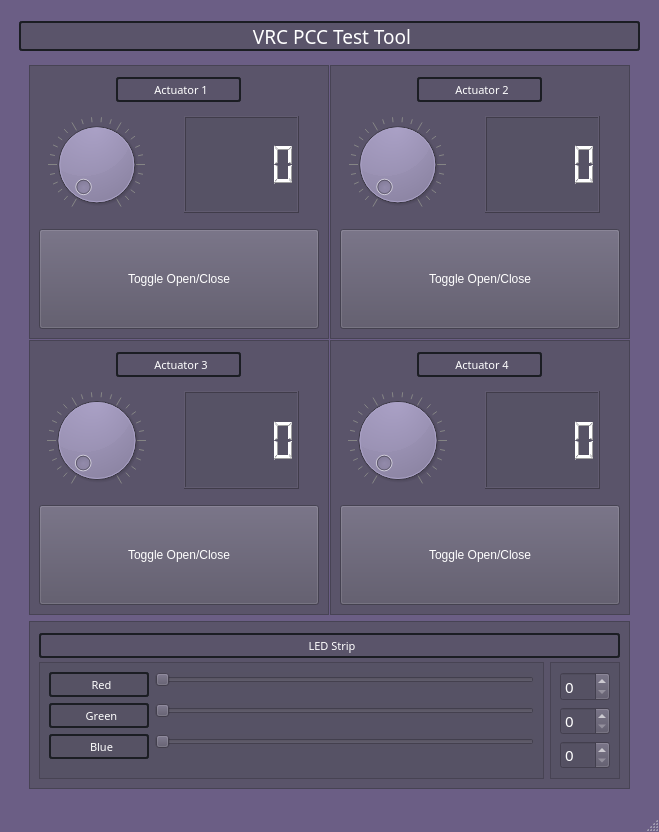
<?xml version="1.0" encoding="UTF-8"?>
<ui version="4.0">
 <class>VRC_PCC</class>
 <widget class="QMainWindow" name="VRC_PCC">
  <property name="geometry">
   <rect>
    <x>0</x>
    <y>0</y>
    <width>659</width>
    <height>832</height>
   </rect>
  </property>
  <property name="sizePolicy">
   <sizepolicy hsizetype="Expanding" vsizetype="Preferred">
    <horstretch>0</horstretch>
    <verstretch>0</verstretch>
   </sizepolicy>
  </property>
  <property name="minimumSize">
   <size>
    <width>600</width>
    <height>760</height>
   </size>
  </property>
  <property name="font">
   <font>
    <family>Arial Black</family>
   </font>
  </property>
  <property name="cursor">
   <cursorShape>ArrowCursor</cursorShape>
  </property>
  <property name="windowTitle">
   <string>VRC Peripheral Control Computer</string>
  </property>
  <property name="autoFillBackground">
   <bool>false</bool>
  </property>
  <property name="styleSheet">
   <string notr="true">QMainWindow {
background: transparent; 
	background-color: rgba(20, 0, 62, 100);
}
QToolTip {
	color: #ffffff;
	background-color: rgba(27, 29, 35, 160);
	border: 1px solid rgb(40, 40, 40);
	border-radius: 2px;
}
</string>
  </property>
  <widget class="QWidget" name="centralwidget">
   <property name="minimumSize">
    <size>
     <width>0</width>
     <height>650</height>
    </size>
   </property>
   <property name="font">
    <font>
     <family>Arial Black</family>
     <pointsize>8</pointsize>
     <weight>75</weight>
     <italic>false</italic>
     <bold>true</bold>
    </font>
   </property>
   <property name="styleSheet">
    <string notr="true">background: transparent;
</string>
   </property>
   <layout class="QHBoxLayout" name="horizontalLayout_6">
    <item>
     <widget class="QFrame" name="frame_6">
      <property name="minimumSize">
       <size>
        <width>400</width>
        <height>800</height>
       </size>
      </property>
      <property name="font">
       <font>
        <family>Arial Black</family>
        <pointsize>15</pointsize>
        <weight>50</weight>
        <italic>false</italic>
        <bold>false</bold>
       </font>
      </property>
      <property name="styleSheet">
       <string notr="true">background-color: rgb(99, 99, 99);
QLabel {
	border-radius: 3px;
	border: 2px solid rgb(27, 29, 35);
	padding-left: 5px;
};

</string>
      </property>
      <property name="frameShape">
       <enum>QFrame::StyledPanel</enum>
      </property>
      <property name="frameShadow">
       <enum>QFrame::Raised</enum>
      </property>
      <layout class="QGridLayout" name="gridLayout">
       <item row="1" column="0">
        <widget class="QFrame" name="frame_10">
         <property name="minimumSize">
          <size>
           <width>300</width>
           <height>170</height>
          </size>
         </property>
         <property name="frameShape">
          <enum>QFrame::StyledPanel</enum>
         </property>
         <property name="frameShadow">
          <enum>QFrame::Raised</enum>
         </property>
         <layout class="QVBoxLayout" name="verticalLayout">
          <item>
           <layout class="QGridLayout" name="gridLayout_2">
            <property name="spacing">
             <number>1</number>
            </property>
            <item row="0" column="1">
             <widget class="QFrame" name="frame_16">
              <property name="minimumSize">
               <size>
                <width>200</width>
                <height>150</height>
               </size>
              </property>
              <property name="maximumSize">
               <size>
                <width>16777215</width>
                <height>16777215</height>
               </size>
              </property>
              <property name="styleSheet">
               <string notr="true">background-color: rgba(86, 81, 100, 200);
color: rgb(255, 255, 255);</string>
              </property>
              <property name="frameShape">
               <enum>QFrame::StyledPanel</enum>
              </property>
              <property name="frameShadow">
               <enum>QFrame::Raised</enum>
              </property>
              <layout class="QVBoxLayout" name="verticalLayout_12">
               <item alignment="Qt::AlignHCenter">
                <widget class="QLabel" name="actuator_1_label">
                 <property name="minimumSize">
                  <size>
                   <width>125</width>
                   <height>25</height>
                  </size>
                 </property>
                 <property name="maximumSize">
                  <size>
                   <width>125</width>
                   <height>20</height>
                  </size>
                 </property>
                 <property name="font">
                  <font>
                   <family>Arial Black</family>
                   <pointsize>8</pointsize>
                   <weight>50</weight>
                   <italic>false</italic>
                   <bold>false</bold>
                  </font>
                 </property>
                 <property name="styleSheet">
                  <string notr="true">background-color: rgba(255, 255, 255, 0);
border-radius: 3px;
border: 2px solid rgb(27, 29, 35);
padding-left: 5px;</string>
                 </property>
                 <property name="text">
                  <string>Actuator 1</string>
                 </property>
                 <property name="alignment">
                  <set>Qt::AlignCenter</set>
                 </property>
                </widget>
               </item>
               <item>
                <layout class="QHBoxLayout" name="horizontalLayout_24">
                 <property name="spacing">
                  <number>30</number>
                 </property>
                 <property name="leftMargin">
                  <number>0</number>
                 </property>
                 <property name="topMargin">
                  <number>10</number>
                 </property>
                 <property name="rightMargin">
                  <number>20</number>
                 </property>
                 <property name="bottomMargin">
                  <number>10</number>
                 </property>
                 <item>
                  <widget class="QDial" name="actuator_1_dial">
                   <property name="sizePolicy">
                    <sizepolicy hsizetype="Preferred" vsizetype="Preferred">
                     <horstretch>0</horstretch>
                     <verstretch>0</verstretch>
                    </sizepolicy>
                   </property>
                   <property name="minimumSize">
                    <size>
                     <width>70</width>
                     <height>70</height>
                    </size>
                   </property>
                   <property name="maximumSize">
                    <size>
                     <width>200</width>
                     <height>200</height>
                    </size>
                   </property>
                   <property name="orientation">
                    <enum>Qt::Horizontal</enum>
                   </property>
                   <property name="notchesVisible">
                    <bool>true</bool>
                   </property>
                  </widget>
                 </item>
                 <item>
                  <widget class="QLCDNumber" name="actuator_1_lcd">
                   <property name="sizePolicy">
                    <sizepolicy hsizetype="Preferred" vsizetype="Preferred">
                     <horstretch>0</horstretch>
                     <verstretch>0</verstretch>
                    </sizepolicy>
                   </property>
                   <property name="minimumSize">
                    <size>
                     <width>70</width>
                     <height>70</height>
                    </size>
                   </property>
                   <property name="maximumSize">
                    <size>
                     <width>16777215</width>
                     <height>16777215</height>
                    </size>
                   </property>
                  </widget>
                 </item>
                </layout>
               </item>
               <item>
                <layout class="QHBoxLayout" name="horizontalLayout_5">
                 <item>
                  <widget class="QPushButton" name="actuator_1_toggle">
                   <property name="enabled">
                    <bool>true</bool>
                   </property>
                   <property name="sizePolicy">
                    <sizepolicy hsizetype="Preferred" vsizetype="Preferred">
                     <horstretch>0</horstretch>
                     <verstretch>0</verstretch>
                    </sizepolicy>
                   </property>
                   <property name="minimumSize">
                    <size>
                     <width>100</width>
                     <height>100</height>
                    </size>
                   </property>
                   <property name="sizeIncrement">
                    <size>
                     <width>0</width>
                     <height>0</height>
                    </size>
                   </property>
                   <property name="text">
                    <string>Toggle Open/Close</string>
                   </property>
                   <property name="checkable">
                    <bool>true</bool>
                   </property>
                  </widget>
                 </item>
                </layout>
               </item>
              </layout>
             </widget>
            </item>
            <item row="0" column="2">
             <widget class="QFrame" name="frame_13">
              <property name="minimumSize">
               <size>
                <width>200</width>
                <height>150</height>
               </size>
              </property>
              <property name="maximumSize">
               <size>
                <width>16777215</width>
                <height>16777215</height>
               </size>
              </property>
              <property name="styleSheet">
               <string notr="true">background-color: rgba(86, 81, 100, 200);
color: rgb(255, 255, 255);</string>
              </property>
              <property name="frameShape">
               <enum>QFrame::StyledPanel</enum>
              </property>
              <property name="frameShadow">
               <enum>QFrame::Raised</enum>
              </property>
              <layout class="QVBoxLayout" name="verticalLayout_9">
               <item alignment="Qt::AlignHCenter">
                <widget class="QLabel" name="actuator_2_label">
                 <property name="minimumSize">
                  <size>
                   <width>125</width>
                   <height>25</height>
                  </size>
                 </property>
                 <property name="maximumSize">
                  <size>
                   <width>125</width>
                   <height>20</height>
                  </size>
                 </property>
                 <property name="font">
                  <font>
                   <family>Arial Black</family>
                   <pointsize>8</pointsize>
                   <weight>50</weight>
                   <italic>false</italic>
                   <bold>false</bold>
                  </font>
                 </property>
                 <property name="styleSheet">
                  <string notr="true">background-color: rgba(255, 255, 255, 0);
border-radius: 3px;
border: 2px solid rgb(27, 29, 35);
padding-left: 5px;</string>
                 </property>
                 <property name="text">
                  <string>Actuator 2</string>
                 </property>
                 <property name="alignment">
                  <set>Qt::AlignCenter</set>
                 </property>
                </widget>
               </item>
               <item>
                <layout class="QHBoxLayout" name="horizontalLayout_21">
                 <property name="spacing">
                  <number>30</number>
                 </property>
                 <property name="leftMargin">
                  <number>0</number>
                 </property>
                 <property name="topMargin">
                  <number>10</number>
                 </property>
                 <property name="rightMargin">
                  <number>20</number>
                 </property>
                 <property name="bottomMargin">
                  <number>10</number>
                 </property>
                 <item>
                  <widget class="QDial" name="actuator_2_dial">
                   <property name="minimumSize">
                    <size>
                     <width>70</width>
                     <height>70</height>
                    </size>
                   </property>
                   <property name="maximumSize">
                    <size>
                     <width>200</width>
                     <height>200</height>
                    </size>
                   </property>
                   <property name="orientation">
                    <enum>Qt::Horizontal</enum>
                   </property>
                   <property name="notchesVisible">
                    <bool>true</bool>
                   </property>
                  </widget>
                 </item>
                 <item>
                  <widget class="QLCDNumber" name="actuator_2_lcd">
                   <property name="sizePolicy">
                    <sizepolicy hsizetype="Preferred" vsizetype="Preferred">
                     <horstretch>0</horstretch>
                     <verstretch>0</verstretch>
                    </sizepolicy>
                   </property>
                   <property name="minimumSize">
                    <size>
                     <width>70</width>
                     <height>70</height>
                    </size>
                   </property>
                   <property name="maximumSize">
                    <size>
                     <width>16777215</width>
                     <height>16777215</height>
                    </size>
                   </property>
                  </widget>
                 </item>
                </layout>
               </item>
               <item>
                <layout class="QHBoxLayout" name="horizontalLayout_2">
                 <item>
                  <widget class="QPushButton" name="actuator_2_toggle">
                   <property name="enabled">
                    <bool>true</bool>
                   </property>
                   <property name="sizePolicy">
                    <sizepolicy hsizetype="Preferred" vsizetype="Preferred">
                     <horstretch>0</horstretch>
                     <verstretch>0</verstretch>
                    </sizepolicy>
                   </property>
                   <property name="minimumSize">
                    <size>
                     <width>100</width>
                     <height>100</height>
                    </size>
                   </property>
                   <property name="sizeIncrement">
                    <size>
                     <width>0</width>
                     <height>0</height>
                    </size>
                   </property>
                   <property name="text">
                    <string>Toggle Open/Close</string>
                   </property>
                   <property name="checkable">
                    <bool>true</bool>
                   </property>
                  </widget>
                 </item>
                </layout>
               </item>
              </layout>
             </widget>
            </item>
            <item row="1" column="1">
             <widget class="QFrame" name="frame_15">
              <property name="minimumSize">
               <size>
                <width>200</width>
                <height>150</height>
               </size>
              </property>
              <property name="maximumSize">
               <size>
                <width>16777215</width>
                <height>1677215</height>
               </size>
              </property>
              <property name="styleSheet">
               <string notr="true">background-color: rgba(86, 81, 100, 200);
color: rgb(255, 255, 255);</string>
              </property>
              <property name="frameShape">
               <enum>QFrame::StyledPanel</enum>
              </property>
              <property name="frameShadow">
               <enum>QFrame::Raised</enum>
              </property>
              <layout class="QVBoxLayout" name="verticalLayout_11">
               <item alignment="Qt::AlignHCenter">
                <widget class="QLabel" name="actuator_3_label">
                 <property name="minimumSize">
                  <size>
                   <width>125</width>
                   <height>25</height>
                  </size>
                 </property>
                 <property name="maximumSize">
                  <size>
                   <width>125</width>
                   <height>20</height>
                  </size>
                 </property>
                 <property name="font">
                  <font>
                   <family>Arial Black</family>
                   <pointsize>8</pointsize>
                   <weight>50</weight>
                   <italic>false</italic>
                   <bold>false</bold>
                  </font>
                 </property>
                 <property name="styleSheet">
                  <string notr="true">background-color: rgba(255, 255, 255, 0);
border-radius: 3px;
border: 2px solid rgb(27, 29, 35);
padding-left: 5px;</string>
                 </property>
                 <property name="text">
                  <string>Actuator 3</string>
                 </property>
                 <property name="alignment">
                  <set>Qt::AlignCenter</set>
                 </property>
                </widget>
               </item>
               <item>
                <layout class="QHBoxLayout" name="horizontalLayout_23">
                 <property name="spacing">
                  <number>30</number>
                 </property>
                 <property name="leftMargin">
                  <number>0</number>
                 </property>
                 <property name="topMargin">
                  <number>10</number>
                 </property>
                 <property name="rightMargin">
                  <number>20</number>
                 </property>
                 <property name="bottomMargin">
                  <number>10</number>
                 </property>
                 <item>
                  <widget class="QDial" name="actuator_3_dial">
                   <property name="minimumSize">
                    <size>
                     <width>70</width>
                     <height>70</height>
                    </size>
                   </property>
                   <property name="maximumSize">
                    <size>
                     <width>200</width>
                     <height>200</height>
                    </size>
                   </property>
                   <property name="orientation">
                    <enum>Qt::Horizontal</enum>
                   </property>
                   <property name="notchesVisible">
                    <bool>true</bool>
                   </property>
                  </widget>
                 </item>
                 <item>
                  <widget class="QLCDNumber" name="actuator_3_lcd">
                   <property name="sizePolicy">
                    <sizepolicy hsizetype="Preferred" vsizetype="Preferred">
                     <horstretch>0</horstretch>
                     <verstretch>0</verstretch>
                    </sizepolicy>
                   </property>
                   <property name="minimumSize">
                    <size>
                     <width>70</width>
                     <height>70</height>
                    </size>
                   </property>
                   <property name="maximumSize">
                    <size>
                     <width>16777215</width>
                     <height>16777215</height>
                    </size>
                   </property>
                  </widget>
                 </item>
                </layout>
               </item>
               <item>
                <layout class="QHBoxLayout" name="horizontalLayout_4">
                 <item>
                  <widget class="QPushButton" name="actuator_3_toggle">
                   <property name="enabled">
                    <bool>true</bool>
                   </property>
                   <property name="sizePolicy">
                    <sizepolicy hsizetype="Preferred" vsizetype="Preferred">
                     <horstretch>0</horstretch>
                     <verstretch>0</verstretch>
                    </sizepolicy>
                   </property>
                   <property name="minimumSize">
                    <size>
                     <width>100</width>
                     <height>100</height>
                    </size>
                   </property>
                   <property name="sizeIncrement">
                    <size>
                     <width>0</width>
                     <height>0</height>
                    </size>
                   </property>
                   <property name="text">
                    <string>Toggle Open/Close</string>
                   </property>
                   <property name="checkable">
                    <bool>true</bool>
                   </property>
                  </widget>
                 </item>
                </layout>
               </item>
              </layout>
             </widget>
            </item>
            <item row="1" column="2">
             <widget class="QFrame" name="frame_14">
              <property name="minimumSize">
               <size>
                <width>200</width>
                <height>150</height>
               </size>
              </property>
              <property name="maximumSize">
               <size>
                <width>16777215</width>
                <height>16777215</height>
               </size>
              </property>
              <property name="styleSheet">
               <string notr="true">background-color: rgba(86, 81, 100, 200);
color: rgb(255, 255, 255);</string>
              </property>
              <property name="frameShape">
               <enum>QFrame::StyledPanel</enum>
              </property>
              <property name="frameShadow">
               <enum>QFrame::Raised</enum>
              </property>
              <layout class="QVBoxLayout" name="verticalLayout_10">
               <item alignment="Qt::AlignHCenter">
                <widget class="QLabel" name="actuator_4_label">
                 <property name="minimumSize">
                  <size>
                   <width>125</width>
                   <height>25</height>
                  </size>
                 </property>
                 <property name="maximumSize">
                  <size>
                   <width>125</width>
                   <height>20</height>
                  </size>
                 </property>
                 <property name="font">
                  <font>
                   <family>Arial Black</family>
                   <pointsize>8</pointsize>
                   <weight>50</weight>
                   <italic>false</italic>
                   <bold>false</bold>
                  </font>
                 </property>
                 <property name="styleSheet">
                  <string notr="true">background-color: rgba(255, 255, 255, 0);
border-radius: 3px;
border: 2px solid rgb(27, 29, 35);
padding-left: 5px;</string>
                 </property>
                 <property name="text">
                  <string>Actuator 4</string>
                 </property>
                 <property name="alignment">
                  <set>Qt::AlignCenter</set>
                 </property>
                </widget>
               </item>
               <item>
                <layout class="QHBoxLayout" name="horizontalLayout_22">
                 <property name="spacing">
                  <number>30</number>
                 </property>
                 <property name="leftMargin">
                  <number>0</number>
                 </property>
                 <property name="topMargin">
                  <number>10</number>
                 </property>
                 <property name="rightMargin">
                  <number>20</number>
                 </property>
                 <property name="bottomMargin">
                  <number>10</number>
                 </property>
                 <item>
                  <widget class="QDial" name="actuator_4_dial">
                   <property name="minimumSize">
                    <size>
                     <width>70</width>
                     <height>70</height>
                    </size>
                   </property>
                   <property name="maximumSize">
                    <size>
                     <width>200</width>
                     <height>200</height>
                    </size>
                   </property>
                   <property name="orientation">
                    <enum>Qt::Horizontal</enum>
                   </property>
                   <property name="notchesVisible">
                    <bool>true</bool>
                   </property>
                  </widget>
                 </item>
                 <item>
                  <widget class="QLCDNumber" name="actuator_4_lcd">
                   <property name="sizePolicy">
                    <sizepolicy hsizetype="Preferred" vsizetype="Preferred">
                     <horstretch>0</horstretch>
                     <verstretch>0</verstretch>
                    </sizepolicy>
                   </property>
                   <property name="minimumSize">
                    <size>
                     <width>70</width>
                     <height>70</height>
                    </size>
                   </property>
                  </widget>
                 </item>
                </layout>
               </item>
               <item>
                <layout class="QHBoxLayout" name="horizontalLayout_3">
                 <item>
                  <widget class="QPushButton" name="actuator_4_toggle">
                   <property name="enabled">
                    <bool>true</bool>
                   </property>
                   <property name="sizePolicy">
                    <sizepolicy hsizetype="Preferred" vsizetype="Preferred">
                     <horstretch>0</horstretch>
                     <verstretch>0</verstretch>
                    </sizepolicy>
                   </property>
                   <property name="minimumSize">
                    <size>
                     <width>100</width>
                     <height>100</height>
                    </size>
                   </property>
                   <property name="sizeIncrement">
                    <size>
                     <width>0</width>
                     <height>0</height>
                    </size>
                   </property>
                   <property name="text">
                    <string>Toggle Open/Close</string>
                   </property>
                   <property name="checkable">
                    <bool>true</bool>
                   </property>
                  </widget>
                 </item>
                </layout>
               </item>
              </layout>
             </widget>
            </item>
           </layout>
          </item>
          <item>
           <widget class="QFrame" name="frame_7">
            <property name="minimumSize">
             <size>
              <width>300</width>
              <height>110</height>
             </size>
            </property>
            <property name="maximumSize">
             <size>
              <width>5000</width>
              <height>300</height>
             </size>
            </property>
            <property name="styleSheet">
             <string notr="true">background-color: rgba(86, 81, 100, 200);
color: rgb(255, 255, 255);</string>
            </property>
            <property name="frameShape">
             <enum>QFrame::StyledPanel</enum>
            </property>
            <property name="frameShadow">
             <enum>QFrame::Raised</enum>
            </property>
            <layout class="QHBoxLayout" name="horizontalLayout_8">
             <item>
              <layout class="QVBoxLayout" name="verticalLayout_3">
               <item>
                <widget class="QLabel" name="rgb_strip_label">
                 <property name="minimumSize">
                  <size>
                   <width>125</width>
                   <height>25</height>
                  </size>
                 </property>
                 <property name="maximumSize">
                  <size>
                   <width>16777215</width>
                   <height>20</height>
                  </size>
                 </property>
                 <property name="font">
                  <font>
                   <family>Arial Black</family>
                   <pointsize>8</pointsize>
                   <weight>50</weight>
                   <italic>false</italic>
                   <bold>false</bold>
                  </font>
                 </property>
                 <property name="styleSheet">
                  <string notr="true">background-color: rgba(255, 255, 255, 0);
border-radius: 3px;
border: 2px solid rgb(27, 29, 35);
padding-left: 5px;</string>
                 </property>
                 <property name="text">
                  <string>LED Strip</string>
                 </property>
                 <property name="alignment">
                  <set>Qt::AlignCenter</set>
                 </property>
                </widget>
               </item>
               <item>
                <layout class="QHBoxLayout" name="horizontalLayout">
                 <item>
                  <widget class="QFrame" name="frame_2">
                   <property name="frameShape">
                    <enum>QFrame::StyledPanel</enum>
                   </property>
                   <property name="frameShadow">
                    <enum>QFrame::Raised</enum>
                   </property>
                   <layout class="QFormLayout" name="formLayout">
                    <item row="0" column="0">
                     <widget class="QLabel" name="GL_direction_label_2">
                      <property name="minimumSize">
                       <size>
                        <width>100</width>
                        <height>25</height>
                       </size>
                      </property>
                      <property name="maximumSize">
                       <size>
                        <width>100</width>
                        <height>20</height>
                       </size>
                      </property>
                      <property name="font">
                       <font>
                        <family>Arial Black</family>
                        <pointsize>8</pointsize>
                        <weight>50</weight>
                        <italic>false</italic>
                        <bold>false</bold>
                       </font>
                      </property>
                      <property name="styleSheet">
                       <string notr="true">border-radius: 3px;
border: 2px solid rgb(27, 29, 35);
padding-left: 5px;</string>
                      </property>
                      <property name="text">
                       <string>Red</string>
                      </property>
                      <property name="alignment">
                       <set>Qt::AlignCenter</set>
                      </property>
                     </widget>
                    </item>
                    <item row="0" column="1">
                     <widget class="QSlider" name="red_led_slider">
                      <property name="maximum">
                       <number>255</number>
                      </property>
                      <property name="orientation">
                       <enum>Qt::Horizontal</enum>
                      </property>
                     </widget>
                    </item>
                    <item row="1" column="0">
                     <widget class="QLabel" name="GL_direction_label_3">
                      <property name="minimumSize">
                       <size>
                        <width>100</width>
                        <height>25</height>
                       </size>
                      </property>
                      <property name="maximumSize">
                       <size>
                        <width>100</width>
                        <height>20</height>
                       </size>
                      </property>
                      <property name="font">
                       <font>
                        <family>Arial Black</family>
                        <pointsize>8</pointsize>
                        <weight>50</weight>
                        <italic>false</italic>
                        <bold>false</bold>
                       </font>
                      </property>
                      <property name="styleSheet">
                       <string notr="true">border-radius: 3px;
border: 2px solid rgb(27, 29, 35);
padding-left: 5px;</string>
                      </property>
                      <property name="text">
                       <string>Green</string>
                      </property>
                      <property name="alignment">
                       <set>Qt::AlignCenter</set>
                      </property>
                     </widget>
                    </item>
                    <item row="1" column="1">
                     <widget class="QSlider" name="green_led_slider">
                      <property name="maximum">
                       <number>255</number>
                      </property>
                      <property name="orientation">
                       <enum>Qt::Horizontal</enum>
                      </property>
                     </widget>
                    </item>
                    <item row="2" column="0">
                     <widget class="QLabel" name="GL_direction_label_4">
                      <property name="minimumSize">
                       <size>
                        <width>100</width>
                        <height>25</height>
                       </size>
                      </property>
                      <property name="maximumSize">
                       <size>
                        <width>100</width>
                        <height>20</height>
                       </size>
                      </property>
                      <property name="font">
                       <font>
                        <family>Arial Black</family>
                        <pointsize>8</pointsize>
                        <weight>50</weight>
                        <italic>false</italic>
                        <bold>false</bold>
                       </font>
                      </property>
                      <property name="styleSheet">
                       <string notr="true">border-radius: 3px;
border: 2px solid rgb(27, 29, 35);
padding-left: 5px;</string>
                      </property>
                      <property name="text">
                       <string>Blue</string>
                      </property>
                      <property name="alignment">
                       <set>Qt::AlignCenter</set>
                      </property>
                     </widget>
                    </item>
                    <item row="2" column="1">
                     <widget class="QSlider" name="blue_led_slider">
                      <property name="maximum">
                       <number>255</number>
                      </property>
                      <property name="orientation">
                       <enum>Qt::Horizontal</enum>
                      </property>
                     </widget>
                    </item>
                   </layout>
                  </widget>
                 </item>
                 <item>
                  <widget class="QFrame" name="frame">
                   <property name="frameShape">
                    <enum>QFrame::StyledPanel</enum>
                   </property>
                   <property name="frameShadow">
                    <enum>QFrame::Raised</enum>
                   </property>
                   <layout class="QVBoxLayout" name="verticalLayout_2">
                    <item>
                     <widget class="QSpinBox" name="rgb_r_cmd">
                      <property name="maximumSize">
                       <size>
                        <width>50</width>
                        <height>16777215</height>
                       </size>
                      </property>
                      <property name="font">
                       <font>
                        <family>Arial Black</family>
                        <pointsize>11</pointsize>
                        <weight>50</weight>
                        <italic>false</italic>
                        <bold>false</bold>
                       </font>
                      </property>
                      <property name="maximum">
                       <number>255</number>
                      </property>
                     </widget>
                    </item>
                    <item>
                     <widget class="QSpinBox" name="rgb_g_cmd">
                      <property name="maximumSize">
                       <size>
                        <width>50</width>
                        <height>16777215</height>
                       </size>
                      </property>
                      <property name="font">
                       <font>
                        <family>Arial Black</family>
                        <pointsize>11</pointsize>
                        <weight>50</weight>
                        <italic>false</italic>
                        <bold>false</bold>
                       </font>
                      </property>
                      <property name="maximum">
                       <number>255</number>
                      </property>
                     </widget>
                    </item>
                    <item>
                     <widget class="QSpinBox" name="rgb_b_cmd">
                      <property name="maximumSize">
                       <size>
                        <width>50</width>
                        <height>16777215</height>
                       </size>
                      </property>
                      <property name="font">
                       <font>
                        <family>Arial Black</family>
                        <pointsize>11</pointsize>
                        <weight>50</weight>
                        <italic>false</italic>
                        <bold>false</bold>
                       </font>
                      </property>
                      <property name="maximum">
                       <number>255</number>
                      </property>
                     </widget>
                    </item>
                   </layout>
                  </widget>
                 </item>
                </layout>
               </item>
              </layout>
             </item>
            </layout>
           </widget>
          </item>
         </layout>
        </widget>
       </item>
       <item row="0" column="0">
        <widget class="QLabel" name="Title">
         <property name="minimumSize">
          <size>
           <width>200</width>
           <height>30</height>
          </size>
         </property>
         <property name="maximumSize">
          <size>
           <width>16777215</width>
           <height>25</height>
          </size>
         </property>
         <property name="font">
          <font>
           <family>Arial Black</family>
           <pointsize>14</pointsize>
           <weight>10</weight>
           <italic>false</italic>
           <bold>false</bold>
          </font>
         </property>
         <property name="styleSheet">
          <string notr="true">font: 87 14pt &quot;Arial Black&quot;;
background-color: rgba(86, 81, 100, 200);
color: rgb(255, 255, 255);
border-radius: 3px;
border: 2px solid rgb(27, 29, 35);
padding-left: 5px;
</string>
         </property>
         <property name="text">
          <string>VRC PCC Test Tool</string>
         </property>
         <property name="alignment">
          <set>Qt::AlignCenter</set>
         </property>
        </widget>
       </item>
      </layout>
     </widget>
    </item>
   </layout>
  </widget>
  <widget class="QStatusBar" name="statusbar">
   <property name="sizePolicy">
    <sizepolicy hsizetype="Preferred" vsizetype="Preferred">
     <horstretch>0</horstretch>
     <verstretch>0</verstretch>
    </sizepolicy>
   </property>
   <property name="styleSheet">
    <string notr="true"/>
   </property>
  </widget>
  <action name="actionManual_Control">
   <property name="text">
    <string>Manual Control</string>
   </property>
  </action>
  <action name="actionProfile_1">
   <property name="text">
    <string>Profile 1</string>
   </property>
  </action>
  <action name="actionProfile_2">
   <property name="text">
    <string>Profile 2</string>
   </property>
  </action>
  <action name="actionCOM1">
   <property name="text">
    <string>COM1</string>
   </property>
  </action>
  <action name="actionCOM2">
   <property name="text">
    <string>COM2</string>
   </property>
  </action>
  <action name="actionCOM3">
   <property name="text">
    <string>COM3</string>
   </property>
  </action>
  <action name="actionCOM4">
   <property name="text">
    <string>COM4</string>
   </property>
  </action>
  <action name="actionCOM5">
   <property name="text">
    <string>COM5</string>
   </property>
  </action>
  <action name="actionCOM6">
   <property name="text">
    <string>COM6</string>
   </property>
  </action>
  <action name="actionCOM7">
   <property name="text">
    <string>COM7</string>
   </property>
  </action>
  <action name="action115200">
   <property name="text">
    <string>115200</string>
   </property>
  </action>
  <action name="actionEnter">
   <property name="text">
    <string>Enter...</string>
   </property>
  </action>
  <action name="actionEnter_2">
   <property name="text">
    <string>Enter...</string>
   </property>
  </action>
 </widget>
 <resources/>
 <connections>
  <connection>
   <sender>red_led_slider</sender>
   <signal>valueChanged(int)</signal>
   <receiver>rgb_r_cmd</receiver>
   <slot>setValue(int)</slot>
   <hints>
    <hint type="sourcelabel">
     <x>221</x>
     <y>641</y>
    </hint>
    <hint type="destinationlabel">
     <x>340</x>
     <y>639</y>
    </hint>
   </hints>
  </connection>
  <connection>
   <sender>rgb_r_cmd</sender>
   <signal>valueChanged(int)</signal>
   <receiver>red_led_slider</receiver>
   <slot>setValue(int)</slot>
   <hints>
    <hint type="sourcelabel">
     <x>344</x>
     <y>631</y>
    </hint>
    <hint type="destinationlabel">
     <x>206</x>
     <y>634</y>
    </hint>
   </hints>
  </connection>
  <connection>
   <sender>green_led_slider</sender>
   <signal>valueChanged(int)</signal>
   <receiver>rgb_g_cmd</receiver>
   <slot>setValue(int)</slot>
   <hints>
    <hint type="sourcelabel">
     <x>264</x>
     <y>656</y>
    </hint>
    <hint type="destinationlabel">
     <x>322</x>
     <y>659</y>
    </hint>
   </hints>
  </connection>
  <connection>
   <sender>rgb_g_cmd</sender>
   <signal>valueChanged(int)</signal>
   <receiver>green_led_slider</receiver>
   <slot>setValue(int)</slot>
   <hints>
    <hint type="sourcelabel">
     <x>325</x>
     <y>671</y>
    </hint>
    <hint type="destinationlabel">
     <x>287</x>
     <y>666</y>
    </hint>
   </hints>
  </connection>
  <connection>
   <sender>blue_led_slider</sender>
   <signal>valueChanged(int)</signal>
   <receiver>rgb_b_cmd</receiver>
   <slot>setValue(int)</slot>
   <hints>
    <hint type="sourcelabel">
     <x>283</x>
     <y>685</y>
    </hint>
    <hint type="destinationlabel">
     <x>320</x>
     <y>687</y>
    </hint>
   </hints>
  </connection>
  <connection>
   <sender>rgb_b_cmd</sender>
   <signal>valueChanged(int)</signal>
   <receiver>blue_led_slider</receiver>
   <slot>setValue(int)</slot>
   <hints>
    <hint type="sourcelabel">
     <x>336</x>
     <y>698</y>
    </hint>
    <hint type="destinationlabel">
     <x>291</x>
     <y>693</y>
    </hint>
   </hints>
  </connection>
  <connection>
   <sender>actuator_1_dial</sender>
   <signal>valueChanged(int)</signal>
   <receiver>actuator_1_lcd</receiver>
   <slot>display(int)</slot>
   <hints>
    <hint type="sourcelabel">
     <x>90</x>
     <y>160</y>
    </hint>
    <hint type="destinationlabel">
     <x>220</x>
     <y>160</y>
    </hint>
   </hints>
  </connection>
  <connection>
   <sender>actuator_2_dial</sender>
   <signal>valueChanged(int)</signal>
   <receiver>actuator_2_lcd</receiver>
   <slot>display(int)</slot>
   <hints>
    <hint type="sourcelabel">
     <x>361</x>
     <y>160</y>
    </hint>
    <hint type="destinationlabel">
     <x>490</x>
     <y>160</y>
    </hint>
   </hints>
  </connection>
  <connection>
   <sender>actuator_3_dial</sender>
   <signal>valueChanged(int)</signal>
   <receiver>actuator_3_lcd</receiver>
   <slot>display(int)</slot>
   <hints>
    <hint type="sourcelabel">
     <x>90</x>
     <y>429</y>
    </hint>
    <hint type="destinationlabel">
     <x>220</x>
     <y>429</y>
    </hint>
   </hints>
  </connection>
  <connection>
   <sender>actuator_4_dial</sender>
   <signal>valueChanged(int)</signal>
   <receiver>actuator_4_lcd</receiver>
   <slot>display(int)</slot>
   <hints>
    <hint type="sourcelabel">
     <x>361</x>
     <y>429</y>
    </hint>
    <hint type="destinationlabel">
     <x>490</x>
     <y>429</y>
    </hint>
   </hints>
  </connection>
 </connections>
</ui>
